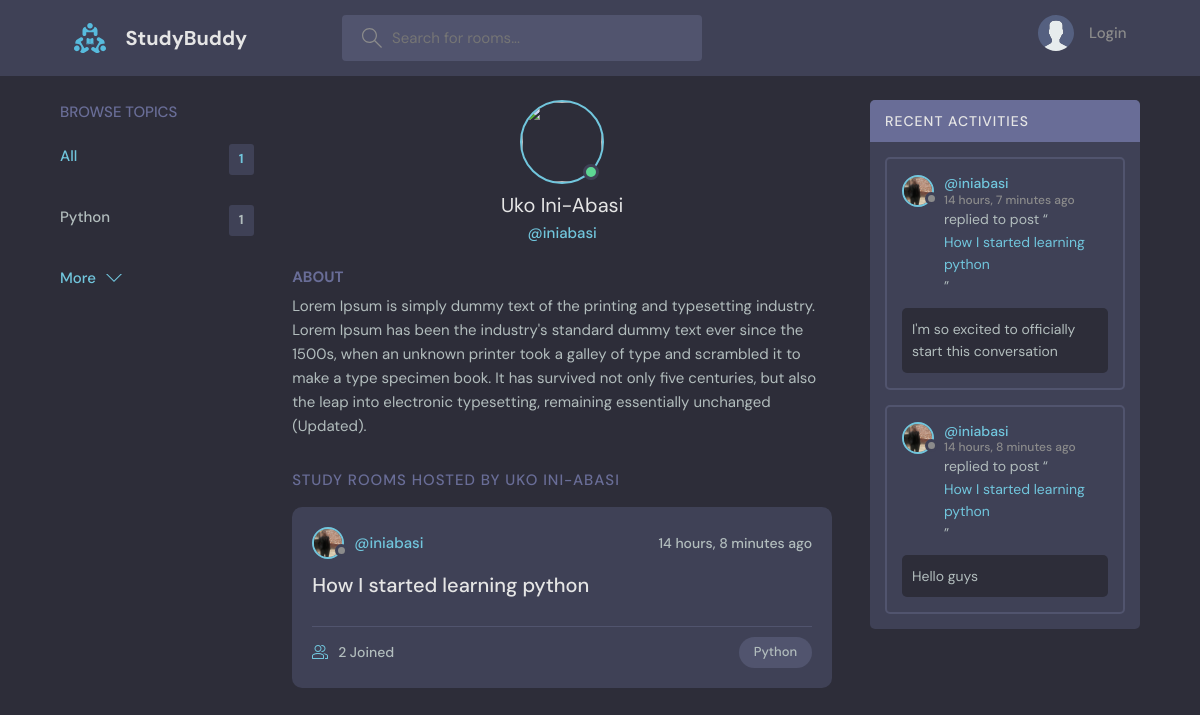
Page /profile/1/ on the committed database.
### base/models.py (models this page shows, shortened)
class Topic(models.Model):
    name = models.CharField(max_length=200)

class User(AbstractUser):
    name = models.CharField(max_length=200, null=True)
    email = models.EmailField(unique=True, null=True)
    bio = models.TextField(null=True)
    avatar = models.ImageField(null=True, default="avatar.svg")
    USERNAME_FIELD = "email"
    REQUIRED_FIELDS = []

class Room(models.Model):
    host = models.ForeignKey(User, on_delete=models.SET_NULL, null=True)
    topic = models.ForeignKey(Topic, on_delete=models.SET_NULL, null=True)
    name = models.CharField(max_length=200)
    description = models.TextField(
        null=True, blank=True
    )  # null and blank is true here, means you can leave if blank and enter data another time.
    participants = models.ManyToManyField(User, related_name="participants", blank=True)
    updated = models.DateTimeField(
        auto_now=True
    )  # auto_now = Everytime the room info is update, record the date & time the change occured.
    created = models.DateTimeField(
        auto_now_add=True
    )  # auto_now_add = Record the date & time the room was created. This happens omly once
    class Meta:
        ordering = [
            "-updated",
            "-created",
        ]  # This determines how the data is dipslayed from the db like in SQL
    def __str__(self):
        return self.name

class Message(models.Model):
    user = models.ForeignKey(
        User, on_delete=models.CASCADE
    )  # models.CASCADE = delete all the children if the parent id is deleted. while models.null = Leave the data without a parent id controlling it.
    room = models.ForeignKey(
        Room, on_delete=models.CASCADE
    )  # models.ForeignKey = it's for one to many relationships
    body = models.TextField()  # null is false here, means you must enter data
    updated = models.DateTimeField(auto_now=True)
    created = models.DateTimeField(auto_now_add=True)
    class Meta:
        ordering = ["-updated", "-created"]

### base/views.py (the view)
# urls.py: path("profile/<str:pk>/", views.user_profile, name="user-profile"),
def user_profile(request, pk):
    user = User.objects.get(id=pk)
    room_messages = user.message_set.all()
    topics = Topic.objects.all()
    rooms = user.room_set.all()
    context = {
        "user": user,
        "room_messages": room_messages,
        "topics": topics,
        "rooms": rooms,
    }
    return render(request, "base/profile.html", context)

### base/templates/base/profile.html (shortened to what this page needs)
{% extends 'main.html' %}
{% block content %}
<main class="profile-page layout layout--3">
  <div class="container">
    {% include 'base/topics_component.html' %}
    <div class="roomList">
      <div class="profile">
        <div class="profile__avatar">
          <div class="avatar avatar--large active">
            <img src="{{request.user.avatar.url}}" />
          </div>
        </div>
        <div class="profile__info">
          <h3>{{user.name}}</h3>
          <p>@{{user.username}}</p>
        </div>
        <div class="profile__about">
          <h3>About</h3>
          <p>
            {{user.bio}}
          </p>
        </div>
      </div>
      <div class="roomList__header">
        <div>
          <h2>Study Rooms Hosted by {{user.name}}</a>
          </h2>
        </div>
      </div>
      {% include 'base/feed_component.html' %}
    </div>
    {% include 'base/activity_component.html' %}
  </div>
</main>
{% endblock %}

### base/templates/base/topics_component.html
<div class="topics">
    <div class="topics__header">
        <h2>Browse Topics</h2>
    </div>
    <ul class="topics__list">
        <li>
            <a href="{% url 'home' %}" class="active">All <span>{{topics.count}}</span></a>
        </li>
        {% for topic in topics %}
        <li>
            <a href="{% url 'home' %}?q={{topic.name}}">{{topic.name}} <span>{{topic.room_set.all.count}}</span></a>
        </li>
        {% endfor %}
    </ul>
    <a class="btn btn--link" href="{% url 'topics' %}">
        More
        <svg version="1.1" xmlns="http://www.w3.org/2000/svg" width="32" height="32" viewBox="0 0 32 32">
            <title>chevron-down</title>
            <path d="M16 21l-13-13h-3l16 16 16-16h-3l-13 13z"></path>
        </svg>
    </a>
</div>

### base/templates/base/feed_component.html (shortened to what this page needs)
{% for room in rooms %}
<div class="roomListRoom">
    <div class="roomListRoom__header">
        <a href="{% url 'user-profile' room.host.id %}" class="roomListRoom__author">
            <div class="avatar avatar--small">
                <img src="{{room.host.avatar.url}}" />
            </div>
            <span>@{{ room.host.username }}</span>
        </a>
        <div class="roomListRoom__actions">
            <span>{{room.created|timesince}} ago</span>
        </div>
    </div>
    <div class="roomListRoom__content">
        <a href="{% url 'room' room.id %}">{{room.name}}</a>
    </div>
    <div class="roomListRoom__meta">
        <a href="{% url 'room' room.id %}" class="roomListRoom__joined">
            {{room.participants.all.count}} Joined
        </a>
        <p class="roomListRoom__topic">{{room.topic.name}}</p>
    </div>
</div>
{% endfor %}

### base/templates/base/activity_component.html (shortened to what this page needs)
<div class="activities">
    <div class="activities__header">
        <h2>Recent Activities</h2>
    </div>
    {% for message in room_messages %}
    <div class="activities__box">
        <div class="activities__boxHeader roomListRoom__header">
            <a href="{% url 'user-profile' message.user.id%}" class="roomListRoom__author">
                <div class="avatar avatar--small">
                    <img src="{{message.user.avatar.url}}" />
                </div>
                <p>
                    @{{message.user.username}}
                    <span>{{message.created|timesince}} ago</span>
                </p>
            </a>
        </div>
        <div class="activities__boxContent">
            <p>replied to post “<a href="{% url 'room' message.room.id %}">{{message.room}}</a>”</p>
            <div class="activities__boxRoomContent">
                {{message.body}}
            </div>
        </div>
    </div>
    {% endfor%}
</div>

### rows in the picture
Topic: name "Python", room_set.all.count "1"
User: name "Uko Ini-Abasi", username "iniabasi", bio "Lorem Ipsum is simply dummy text of the printing and typesetting industry. Lorem Ipsum has been the industry's standard dummy text ever since the 1500s, when an unknown printer took a galley of type and scrambled it to make a type specimen book. It has survived not only five centuries, but also the leap into electronic typesetting, remaining essentially unchanged (Updated).", name "UKO INI-ABASI"
Room: host.avatar (picture), host.username "iniabasi", created "14 hours, 8 minutes", name "How I started learning python", participants.all.count "2", topic.name "Python"
Message: user.avatar (picture), user.username "iniabasi", created "14 hours, 7 minutes", room "How I started learning python", body "I'm so excited to officially start this conversation"
Message: user.avatar (picture), user.username "iniabasi", created "14 hours, 8 minutes", room "How I started learning python", body "Hello guys"

### other values in the picture
{{ topics.count }} "1"
